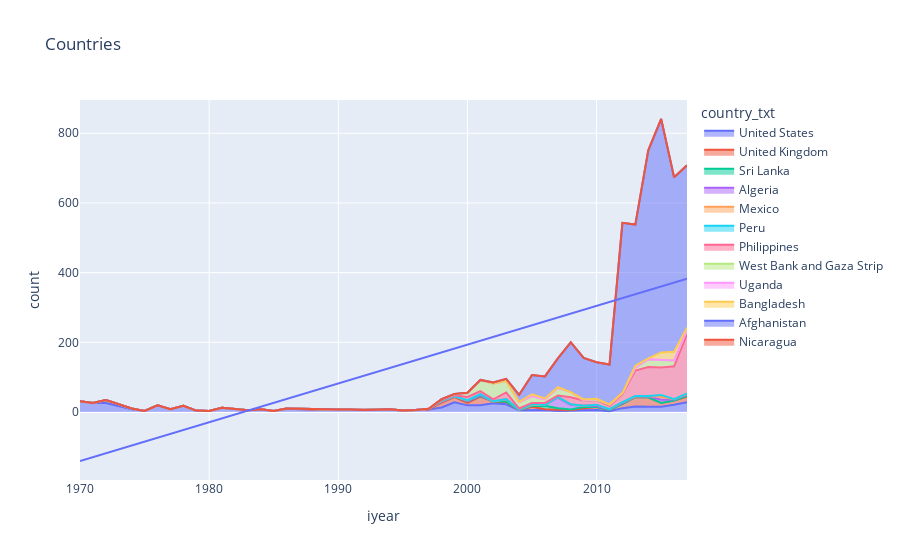
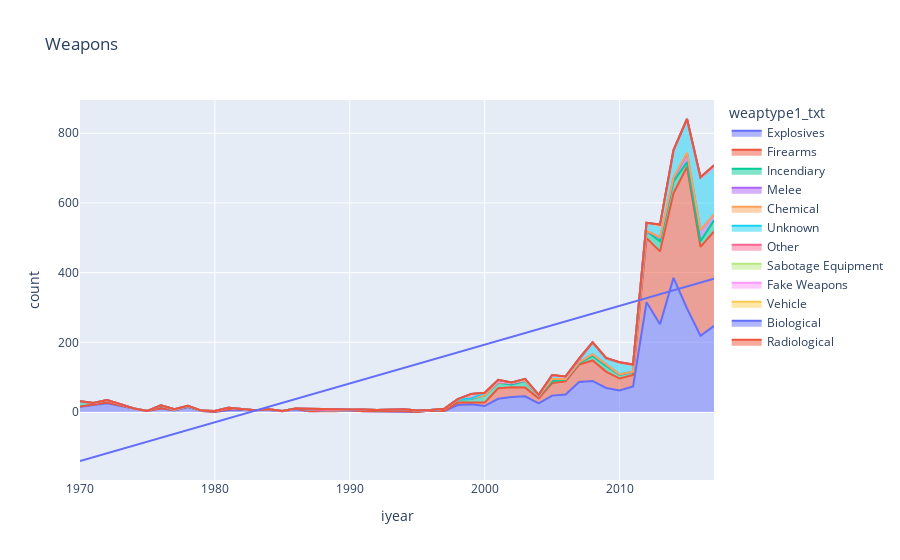

Write notebook code for charts like these, in order.
### Markdown cell above
### 3.1.1 Line Chart - Visulize History by Country / Weapon

### Code cell
df_year_country_count = df.groupby(["iyear", "country_txt"]).size().reset_index(name='count')
df_year_weaptype_count = df.groupby(["iyear", "weaptype1_txt"]).size().reset_index(name="count")

df_year_count = df.groupby(["iyear"]).size().reset_index(name="sum")


reg_year_sum = LinearRegression().fit(
    np.array(df_year_count["iyear"]).reshape(-1, 1),
    np.array(df_year_count["sum"]).reshape(-1, 1)
)
reg_x = np.array(df_year_country_count["iyear"]).reshape(-1, 1)
reg_y = reg_year_sum.predict(np.array(df_year_country_count["iyear"]).reshape(-1, 1))


px.area(
    df_year_country_count, x="iyear", y="count", color="country_txt", title="Countries"
).add_trace(
    px.line(x=reg_x[:,0], y=reg_y[:,0]).data[0]
).show()

px.area(
    df_year_weaptype_count, x="iyear", y="count", color="weaptype1_txt", title="Weapons"
).add_trace(
    px.line(x=reg_x[:,0], y=reg_y[:,0]).data[0]
).show()

### Figure 1 — Plotly figure (JSON) as saved in the notebook; plotly's stock layout.template omitted (floating-point values rounded to 4 significant figures; data arrays with more than 128 entries replaced by an {"elided": "..."} marker saying what was removed)
{"data": [{"fillpattern": {"shape": ""}, "hovertemplate": "country_txt=United States<br>iyear=%{x}<br>count=%{y}<extra></extra>", "legendgroup": "United States", "line": {"color": "#636efa"}, "marker": {"symbol": "circle"}, "mode": "lines", "name": "United States", "orientation": "v", "showlegend": true, "stackgroup": "1", "type": "scatter", "x": [1970, 1971, 1972, 1974, 1975, 1976, 1977, 1978, 1979, 1980, 1981, 1982, 1983, 1984, 1985, 1986, 1987, 1988, 1989, 1990, 1991, 1992, 1994, 1995, 1996, 1997, 1998, 1999, 2000, 2001, 2002, 2003, 2004, 2005, 2006, 2007, 2008, 2009, 2010, 2011, 2012, 2013, 2014, 2015, 2016, 2017], "xaxis": "x", "y": [31, 26, 26, 8, 3, 19, 8, 18, 3, 3, 12, 9, 5, 8, 3, 9, 9, 7, 6, 6, 6, 5, 7, 4, 5, 7, 13, 28, 19, 19, 25, 22, 5, 5, 6, 3, 3, 5, 6, 2, 11, 16, 15, 15, 21, 28], "yaxis": "y"}, {"fillpattern": {"shape": ""}, "hovertemplate": "country_txt=United Kingdom<br>iyear=%{x}<br>count=%{y}<extra></extra>", "legendgroup": "United Kingdom", "line": {"color": "#EF553B"}, "marker": {"symbol": "circle"}, "mode": "lines", "name": "United Kingdom", "orientation": "v", "showlegend": true, "stackgroup": "1", "type": "scatter", "x": [1972, 1974, 1979, 1991, 1996, 1998, 1999, 2000, 2001, 2002, 2003, 2004, 2005, 2006, 2007, 2008, 2009, 2010, 2011, 2012, 2013, 2014, 2015, 2016, 2017], "xaxis": "x", "y": [8, 2, 1, 1, 1, 14, 15, 7, 25, 5, 7, 1, 10, 2, 3, 2, 6, 8, 4, 12, 27, 27, 11, 12, 16], "yaxis": "y"}, {"fillpattern": {"shape": ""}, "hovertemplate": "country_txt=Sri Lanka<br>iyear=%{x}<br>count=%{y}<extra></extra>", "legendgroup": "Sri Lanka", "line": {"color": "#00cc96"}, "marker": {"symbol": "circle"}, "mode": "lines", "name": "Sri Lanka", "orientation": "v", "showlegend": true, "stackgroup": "1", "type": "scatter", "x": [1986, 1990, 1992, 1997, 1998, 1999, 2000, 2001, 2003, 2005, 2006, 2007, 2008, 2009, 2017], "xaxis": "x", "y": [1, 1, 1, 2, 3, 2, 4, 2, 1, 2, 10, 5, 2, 3, 2], "yaxis": "y"}, {"fillpattern": {"shape": ""}, "hovertemplate": "country_txt=Algeria<br>iyear=%{x}<br>count=%{y}<extra></extra>", "legendgroup": "Algeria", "line": {"color": "#ab63fa"}, "marker": {"symbol": "circle"}, "mode": "lines", "name": "Algeria", "orientation": "v", "showlegend": true, "stackgroup": "1", "type": "scatter", "x": [1994, 2000, 2001, 2003, 2004, 2005, 2006, 2007, 2008, 2009, 2010, 2011, 2012, 2013, 2014, 2015, 2016, 2017], "xaxis": "x", "y": [1, 1, 2, 7, 1, 3, 2, 30, 13, 4, 3, 1, 2, 1, 3, 9, 3, 4], "yaxis": "y"}, {"fillpattern": {"shape": ""}, "hovertemplate": "country_txt=Mexico<br>iyear=%{x}<br>count=%{y}<extra></extra>", "legendgroup": "Mexico", "line": {"color": "#FFA15A"}, "marker": {"symbol": "circle"}, "mode": "lines", "name": "Mexico", "orientation": "v", "showlegend": true, "stackgroup": "1", "type": "scatter", "x": [1998, 2000, 2001, 2007, 2008, 2010, 2011, 2012, 2013, 2015, 2016, 2017], "xaxis": "x", "y": [1, 2, 3, 2, 2, 4, 1, 3, 1, 9, 1, 2], "yaxis": "y"}, {"fillpattern": {"shape": ""}, "hovertemplate": "country_txt=Peru<br>iyear=%{x}<br>count=%{y}<extra></extra>", "legendgroup": "Peru", "line": {"color": "#19d3f3"}, "marker": {"symbol": "circle"}, "mode": "lines", "name": "Peru", "orientation": "v", "showlegend": true, "stackgroup": "1", "type": "scatter", "x": [1998, 2000, 2002, 2005, 2013, 2014, 2015, 2017], "xaxis": "x", "y": [1, 1, 1, 2, 1, 1, 5, 1], "yaxis": "y"}, {"fillpattern": {"shape": ""}, "hovertemplate": "country_txt=Philippines<br>iyear=%{x}<br>count=%{y}<extra></extra>", "legendgroup": "Philippines", "line": {"color": "#FF6692"}, "marker": {"symbol": "circle"}, "mode": "lines", "name": "Philippines", "orientation": "v", "showlegend": true, "stackgroup": "1", "type": "scatter", "x": [1998, 1999, 2000, 2001, 2002, 2003, 2004, 2005, 2006, 2007, 2008, 2009, 2010, 2011, 2012, 2013, 2014, 2015, 2016, 2017], "xaxis": "x", "y": [2, 3, 9, 9, 5, 19, 3, 4, 6, 4, 20, 15, 13, 10, 23, 73, 83, 79, 94, 170], "yaxis": "y"}, {"fillpattern": {"shape": ""}, "hovertemplate": "country_txt=West Bank and Gaza Strip<br>iyear=%{x}<br>count=%{y}<extra></extra>", "legendgroup": "West Bank and Gaza Strip", "line": {"color": "#B6E880"}, "marker": {"symbol": "circle"}, "mode": "lines", "name": "West Bank and Gaza Strip", "orientation": "v", "showlegend": true, "stackgroup": "1", "type": "scatter", "x": [1998, 1999, 2000, 2001, 2002, 2003, 2004, 2005, 2006, 2007, 2008, 2009, 2010, 2011, 2012, 2013, 2014, 2015, 2016, 2017], "xaxis": "x", "y": [3, 3, 10, 31, 45, 32, 18, 19, 10, 22, 15, 1, 1, 3, 4, 8, 22, 20, 16, 13], "yaxis": "y"}, {"fillpattern": {"shape": ""}, "hovertemplate": "country_txt=Uganda<br>iyear=%{x}<br>count=%{y}<extra></extra>", "legendgroup": "Uganda", "line": {"color": "#FF97FF"}, "marker": {"symbol": "circle"}, "mode": "lines", "name": "Uganda", "orientation": "v", "showlegend": true, "stackgroup": "1", "type": "scatter", "x": [1999, 2000, 2001, 2002, 2003, 2010, 2015, 2016], "xaxis": "x", "y": [1, 1, 1, 1, 1, 2, 2, 1], "yaxis": "y"}, {"fillpattern": {"shape": ""}, "hovertemplate": "country_txt=Bangladesh<br>iyear=%{x}<br>count=%{y}<extra></extra>", "legendgroup": "Bangladesh", "line": {"color": "#FECB52"}, "marker": {"symbol": "circle"}, "mode": "lines", "name": "Bangladesh", "orientation": "v", "showlegend": true, "stackgroup": "1", "type": "scatter", "x": [2000, 2004, 2005, 2006, 2007, 2009, 2010, 2011, 2013, 2014, 2015, 2016, 2017], "xaxis": "x", "y": [1, 1, 6, 3, 2, 2, 1, 1, 6, 3, 21, 25, 6], "yaxis": "y"}, {"fillpattern": {"shape": ""}, "hovertemplate": "country_txt=Afghanistan<br>iyear=%{x}<br>count=%{y}<extra></extra>", "legendgroup": "Afghanistan", "line": {"color": "#636efa"}, "marker": {"symbol": "circle"}, "mode": "lines", "name": "Afghanistan", "orientation": "v", "showlegend": true, "stackgroup": "1", "type": "scatter", "x": [2002, 2003, 2004, 2005, 2006, 2007, 2008, 2009, 2010, 2011, 2012, 2013, 2014, 2015, 2016, 2017], "xaxis": "x", "y": [3, 6, 20, 55, 63, 83, 143, 119, 105, 114, 488, 405, 596, 670, 501, 466], "yaxis": "y"}, {"fillpattern": {"shape": ""}, "hovertemplate": "country_txt=Nicaragua<br>iyear=%{x}<br>count=%{y}<extra></extra>", "legendgroup": "Nicaragua", "line": {"color": "#EF553B"}, "marker": {"symbol": "circle"}, "mode": "lines", "name": "Nicaragua", "orientation": "v", "showlegend": true, "stackgroup": "1", "type": "scatter", "x": [2014], "xaxis": "x", "y": [2], "yaxis": "y"}, {"hovertemplate": "x=%{x}<br>y=%{y}<extra></extra>", "legendgroup": "", "line": {"color": "#636efa", "dash": "solid"}, "marker": {"symbol": "circle"}, "mode": "lines", "name": "", "orientation": "v", "showlegend": false, "type": "scatter", "x": {"elided": "202 int values"}, "xaxis": "x", "y": {"elided": "202 float values"}, "yaxis": "y"}], "layout": {"legend": {"title": {"text": "country_txt"}, "tracegroupgap": 0}, "title": {"text": "Countries"}, "xaxis": {"anchor": "y", "domain": [0, 1], "title": {"text": "iyear"}}, "yaxis": {"anchor": "x", "domain": [0, 1], "title": {"text": "count"}}}}

### Figure 2 — Plotly figure (JSON) as saved in the notebook; plotly's stock layout.template omitted (floating-point values rounded to 4 significant figures; data arrays with more than 128 entries replaced by an {"elided": "..."} marker saying what was removed)
{"data": [{"fillpattern": {"shape": ""}, "hovertemplate": "weaptype1_txt=Explosives<br>iyear=%{x}<br>count=%{y}<extra></extra>", "legendgroup": "Explosives", "line": {"color": "#636efa"}, "marker": {"symbol": "circle"}, "mode": "lines", "name": "Explosives", "orientation": "v", "showlegend": true, "stackgroup": "1", "type": "scatter", "x": [1970, 1971, 1972, 1974, 1975, 1976, 1977, 1978, 1979, 1981, 1982, 1983, 1984, 1985, 1986, 1987, 1988, 1989, 1990, 1991, 1992, 1994, 1996, 1997, 1998, 1999, 2000, 2001, 2002, 2003, 2004, 2005, 2006, 2007, 2008, 2009, 2010, 2011, 2012, 2013, 2014, 2015, 2016, 2017], "xaxis": "x", "y": [15, 21, 25, 10, 3, 11, 4, 14, 3, 5, 6, 5, 6, 2, 8, 2, 3, 2, 4, 2, 2, 2, 4, 3, 20, 22, 17, 38, 43, 45, 25, 47, 50, 86, 89, 69, 62, 73, 315, 252, 385, 297, 219, 247], "yaxis": "y"}, {"fillpattern": {"shape": ""}, "hovertemplate": "weaptype1_txt=Firearms<br>iyear=%{x}<br>count=%{y}<extra></extra>", "legendgroup": "Firearms", "line": {"color": "#EF553B"}, "marker": {"symbol": "circle"}, "mode": "lines", "name": "Firearms", "orientation": "v", "showlegend": true, "stackgroup": "1", "type": "scatter", "x": [1970, 1971, 1972, 1977, 1978, 1980, 1981, 1982, 1984, 1986, 1990, 1994, 1998, 1999, 2000, 2001, 2002, 2003, 2004, 2005, 2006, 2007, 2008, 2009, 2010, 2011, 2012, 2013, 2014, 2015, 2016, 2017], "xaxis": "x", "y": [1, 1, 2, 1, 1, 1, 3, 2, 1, 1, 1, 1, 7, 5, 10, 30, 28, 25, 14, 36, 38, 50, 59, 47, 34, 33, 184, 209, 243, 407, 255, 271], "yaxis": "y"}, {"fillpattern": {"shape": ""}, "hovertemplate": "weaptype1_txt=Incendiary<br>iyear=%{x}<br>count=%{y}<extra></extra>", "legendgroup": "Incendiary", "line": {"color": "#00cc96"}, "marker": {"symbol": "circle"}, "mode": "lines", "name": "Incendiary", "orientation": "v", "showlegend": true, "stackgroup": "1", "type": "scatter", "x": [1970, 1971, 1972, 1976, 1978, 1980, 1981, 1982, 1984, 1985, 1986, 1987, 1988, 1989, 1991, 1992, 1994, 1995, 1996, 1997, 1998, 1999, 2000, 2001, 2002, 2003, 2004, 2005, 2006, 2007, 2008, 2009, 2010, 2011, 2012, 2013, 2014, 2015, 2016, 2017], "xaxis": "x", "y": [15, 3, 7, 8, 1, 2, 4, 1, 1, 1, 1, 5, 1, 4, 5, 3, 4, 4, 2, 6, 8, 10, 21, 16, 8, 19, 6, 6, 5, 4, 13, 16, 10, 8, 20, 29, 34, 13, 16, 32], "yaxis": "y"}, {"fillpattern": {"shape": ""}, "hovertemplate": "weaptype1_txt=Melee<br>iyear=%{x}<br>count=%{y}<extra></extra>", "legendgroup": "Melee", "line": {"color": "#ab63fa"}, "marker": {"symbol": "circle"}, "mode": "lines", "name": "Melee", "orientation": "v", "showlegend": true, "stackgroup": "1", "type": "scatter", "x": [1971, 1978, 1992, 1994, 1998, 1999, 2001, 2002, 2003, 2004, 2005, 2006, 2007, 2008, 2009, 2010, 2011, 2013, 2014, 2015, 2016, 2017], "xaxis": "x", "y": [1, 1, 1, 1, 1, 2, 1, 3, 1, 1, 6, 2, 3, 5, 5, 2, 2, 11, 9, 25, 32, 17], "yaxis": "y"}, {"fillpattern": {"shape": ""}, "hovertemplate": "weaptype1_txt=Chemical<br>iyear=%{x}<br>count=%{y}<extra></extra>", "legendgroup": "Chemical", "line": {"color": "#FFA15A"}, "marker": {"symbol": "circle"}, "mode": "lines", "name": "Chemical", "orientation": "v", "showlegend": true, "stackgroup": "1", "type": "scatter", "x": [1977, 1988, 2002, 2009, 2012, 2013, 2014, 2015], "xaxis": "x", "y": [1, 1, 2, 1, 1, 1, 2, 2], "yaxis": "y"}, {"fillpattern": {"shape": ""}, "hovertemplate": "weaptype1_txt=Unknown<br>iyear=%{x}<br>count=%{y}<extra></extra>", "legendgroup": "Unknown", "line": {"color": "#19d3f3"}, "marker": {"symbol": "circle"}, "mode": "lines", "name": "Unknown", "orientation": "v", "showlegend": true, "stackgroup": "1", "type": "scatter", "x": [1977, 1978, 2000, 2001, 2003, 2004, 2005, 2006, 2007, 2008, 2009, 2010, 2011, 2012, 2013, 2014, 2015, 2016, 2017], "xaxis": "x", "y": [2, 1, 7, 2, 3, 3, 11, 5, 8, 33, 15, 33, 20, 23, 33, 78, 96, 149, 137], "yaxis": "y"}, {"fillpattern": {"shape": ""}, "hovertemplate": "weaptype1_txt=Other<br>iyear=%{x}<br>count=%{y}<extra></extra>", "legendgroup": "Other", "line": {"color": "#FF6692"}, "marker": {"symbol": "circle"}, "mode": "lines", "name": "Other", "orientation": "v", "showlegend": true, "stackgroup": "1", "type": "scatter", "x": [1979, 1999, 2009, 2016], "xaxis": "x", "y": [1, 13, 1, 1], "yaxis": "y"}, {"fillpattern": {"shape": ""}, "hovertemplate": "weaptype1_txt=Sabotage Equipment<br>iyear=%{x}<br>count=%{y}<extra></extra>", "legendgroup": "Sabotage Equipment", "line": {"color": "#B6E880"}, "marker": {"symbol": "circle"}, "mode": "lines", "name": "Sabotage Equipment", "orientation": "v", "showlegend": true, "stackgroup": "1", "type": "scatter", "x": [1987, 1988, 1990, 2001, 2007, 2008, 2009], "xaxis": "x", "y": [2, 2, 2, 1, 2, 1, 1], "yaxis": "y"}, {"fillpattern": {"shape": ""}, "hovertemplate": "weaptype1_txt=Fake Weapons<br>iyear=%{x}<br>count=%{y}<extra></extra>", "legendgroup": "Fake Weapons", "line": {"color": "#FF97FF"}, "marker": {"symbol": "circle"}, "mode": "lines", "name": "Fake Weapons", "orientation": "v", "showlegend": true, "stackgroup": "1", "type": "scatter", "x": [1998, 2010], "xaxis": "x", "y": [1, 1], "yaxis": "y"}, {"fillpattern": {"shape": ""}, "hovertemplate": "weaptype1_txt=Vehicle<br>iyear=%{x}<br>count=%{y}<extra></extra>", "legendgroup": "Vehicle", "line": {"color": "#FECB52"}, "marker": {"symbol": "circle"}, "mode": "lines", "name": "Vehicle", "orientation": "v", "showlegend": true, "stackgroup": "1", "type": "scatter", "x": [2001, 2002, 2006, 2014, 2015, 2016, 2017], "xaxis": "x", "y": [4, 1, 2, 1, 1, 2, 4], "yaxis": "y"}, {"fillpattern": {"shape": ""}, "hovertemplate": "weaptype1_txt=Biological<br>iyear=%{x}<br>count=%{y}<extra></extra>", "legendgroup": "Biological", "line": {"color": "#636efa"}, "marker": {"symbol": "circle"}, "mode": "lines", "name": "Biological", "orientation": "v", "showlegend": true, "stackgroup": "1", "type": "scatter", "x": [2003, 2010, 2013], "xaxis": "x", "y": [2, 1, 3], "yaxis": "y"}, {"fillpattern": {"shape": ""}, "hovertemplate": "weaptype1_txt=Radiological<br>iyear=%{x}<br>count=%{y}<extra></extra>", "legendgroup": "Radiological", "line": {"color": "#EF553B"}, "marker": {"symbol": "circle"}, "mode": "lines", "name": "Radiological", "orientation": "v", "showlegend": true, "stackgroup": "1", "type": "scatter", "x": [2007], "xaxis": "x", "y": [1], "yaxis": "y"}, {"hovertemplate": "x=%{x}<br>y=%{y}<extra></extra>", "legendgroup": "", "line": {"color": "#636efa", "dash": "solid"}, "marker": {"symbol": "circle"}, "mode": "lines", "name": "", "orientation": "v", "showlegend": false, "type": "scatter", "x": {"elided": "202 int values"}, "xaxis": "x", "y": {"elided": "202 float values"}, "yaxis": "y"}], "layout": {"legend": {"title": {"text": "weaptype1_txt"}, "tracegroupgap": 0}, "title": {"text": "Weapons"}, "xaxis": {"anchor": "y", "domain": [0, 1], "title": {"text": "iyear"}}, "yaxis": {"anchor": "x", "domain": [0, 1], "title": {"text": "count"}}}}
